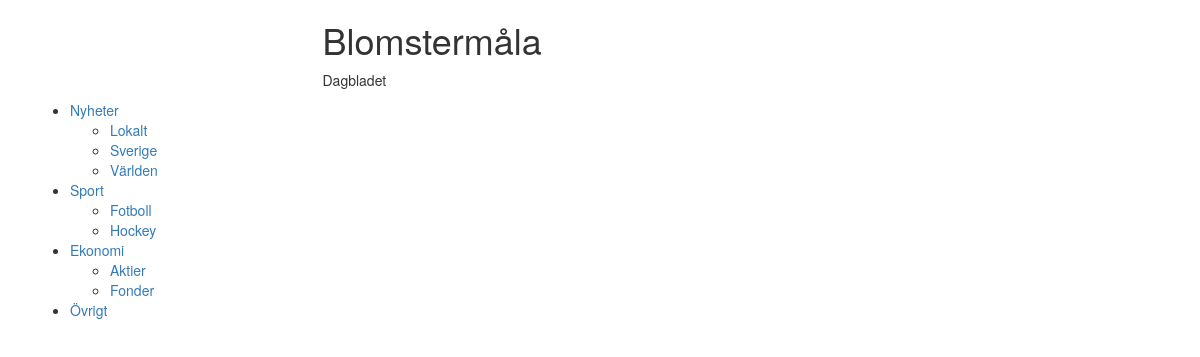
The page /Article.php on the database its author committed.
### tables this page shows
create table Sub_Category
(SubCategoryID     int NOT NULL AUTO_INCREMENT,
 SubCategoryname	varchar(50),
 CategoryID			int NOT NULL,
 primary key (SubCategoryID),
 foreign key (CategoryID) references Category(CategoryID));

create table Category
(CategoryID     int NOT NULL AUTO_INCREMENT,
 Categoryname	varchar(50),
 primary key (CategoryID));

### Article.php (the view, shortened to what this page needs)
<?php
  include('db.php');
?>
<!DOCTYPE html>
<html>
  <head>
   <link href="css/bootstrap.min.css" rel="stylesheet">
  </head>
	<body>
	<div class="container">
	<div class="row">
	<div class="col-md-6 col-md-offset-3">
		<h1>Blomstermåla</h1>
		<p>Dagbladet</p>
		</div>
	</div>
	<div class="row">
	<div class="col-md-4">
	<?php
    $sql = "select Category.CategoryID, Categoryname, SubCategoryname, SubCategoryID from Category left join Sub_Category on Sub_Category.CategoryID=Category.CategoryID order by Category.CategoryID";
    $result = mysqli_query($link, $sql);
$owner = "";
echo("<ul>\n");
while ($row = mysqli_fetch_array($result))
{
	if (($row[1]!=$owner) && ($owner!="")){
			echo("\t</ul>\n</li>\n");
		}
	if ($row[1]!=$owner){
		echo('<li><a href="index.php?cat='.$row[0].'&sub_cat=0">'.$row[1]."</a>\n\t<ul>\n");
		$owner=$row[1];
	}
	if($row[2]!=null){
		echo('<li><a href="index.php?cat='.$row[0].'&sub_cat='.$row[3].'">'.$row[2].'</a></li>');
	}
}
echo("\t</ul>\n</li>\n");
echo("</ul>\n");
?>
  </div>
	<div class="col-md-8">
		<?php
echo('<div class="Picturefloat">');
echo('</div>');
?>
	</div>
	</div>
</div>
	</body>
</html>

### rows shown on the page
sub_category: CategoryID.Categoryname "Nyheter", SubCategoryname "Lokalt"
sub_category: SubCategoryname "Sverige"
sub_category: SubCategoryname "Världen"
sub_category: CategoryID.Categoryname "Sport", SubCategoryname "Fotboll"
sub_category: SubCategoryname "Hockey"
sub_category: CategoryID.Categoryname "Ekonomi", SubCategoryname "Aktier"
sub_category: SubCategoryname "Fonder"
category: Categoryname "Övrigt"
